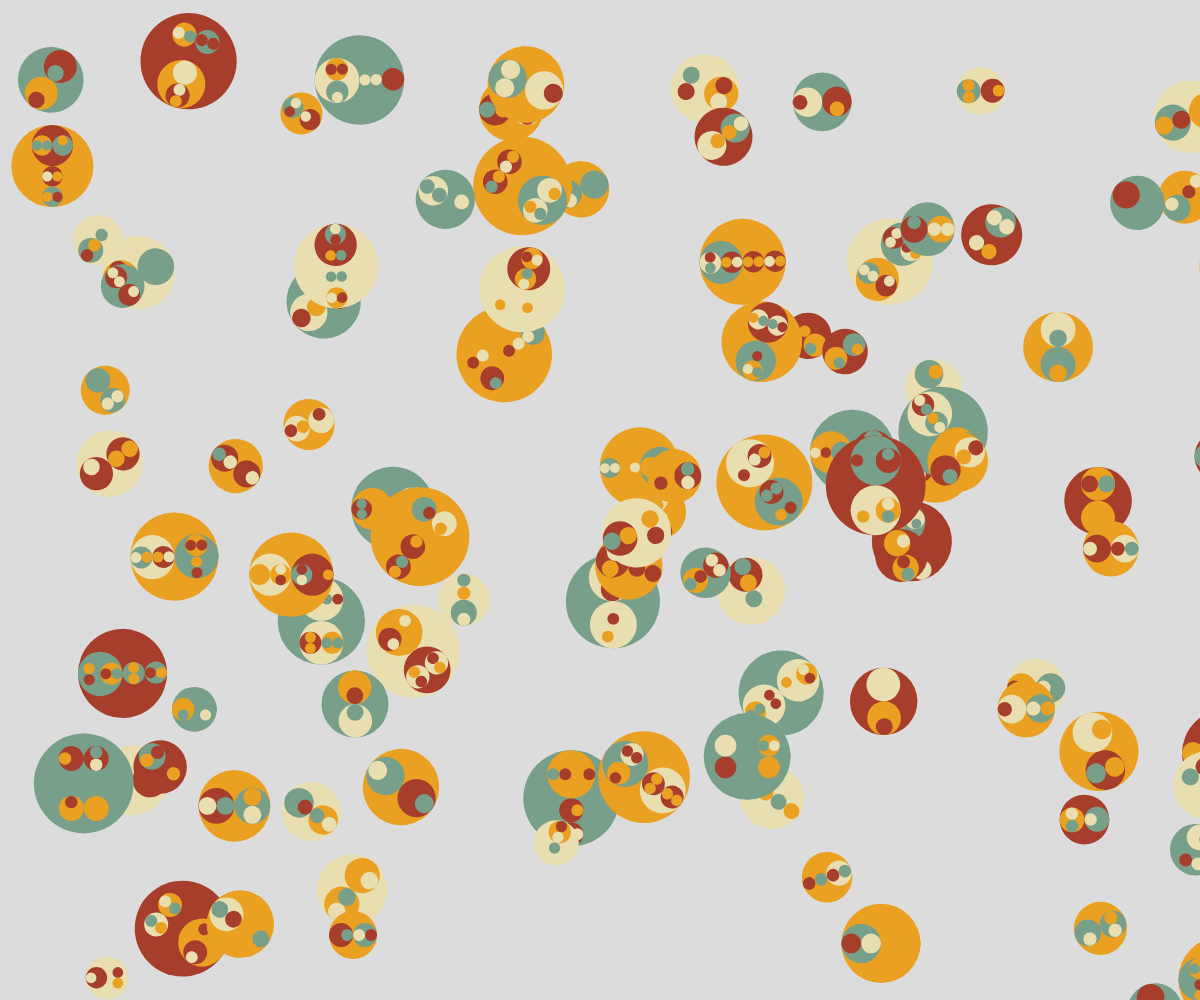
Frame 1 (no input)
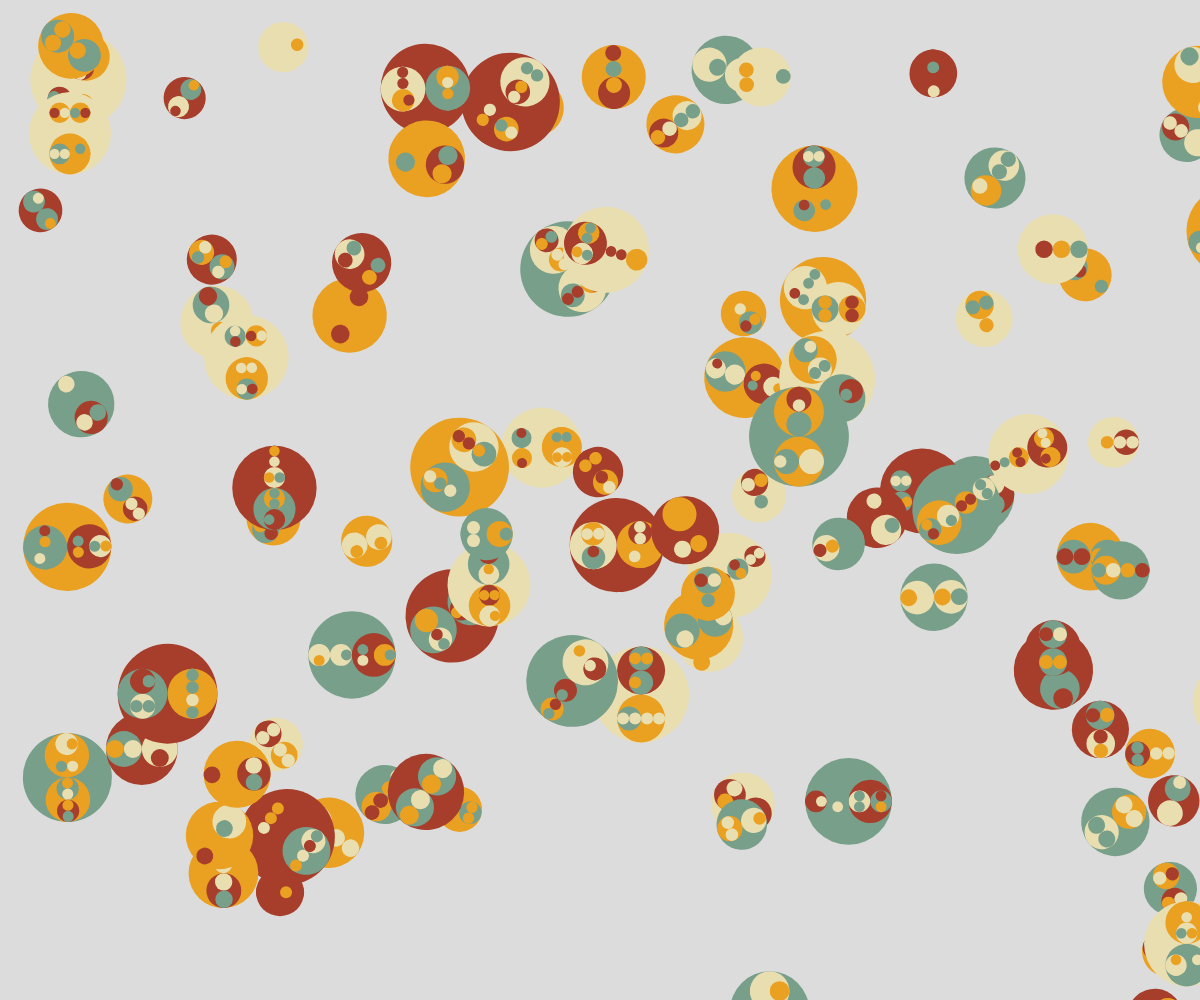
Frame 60 (no input)
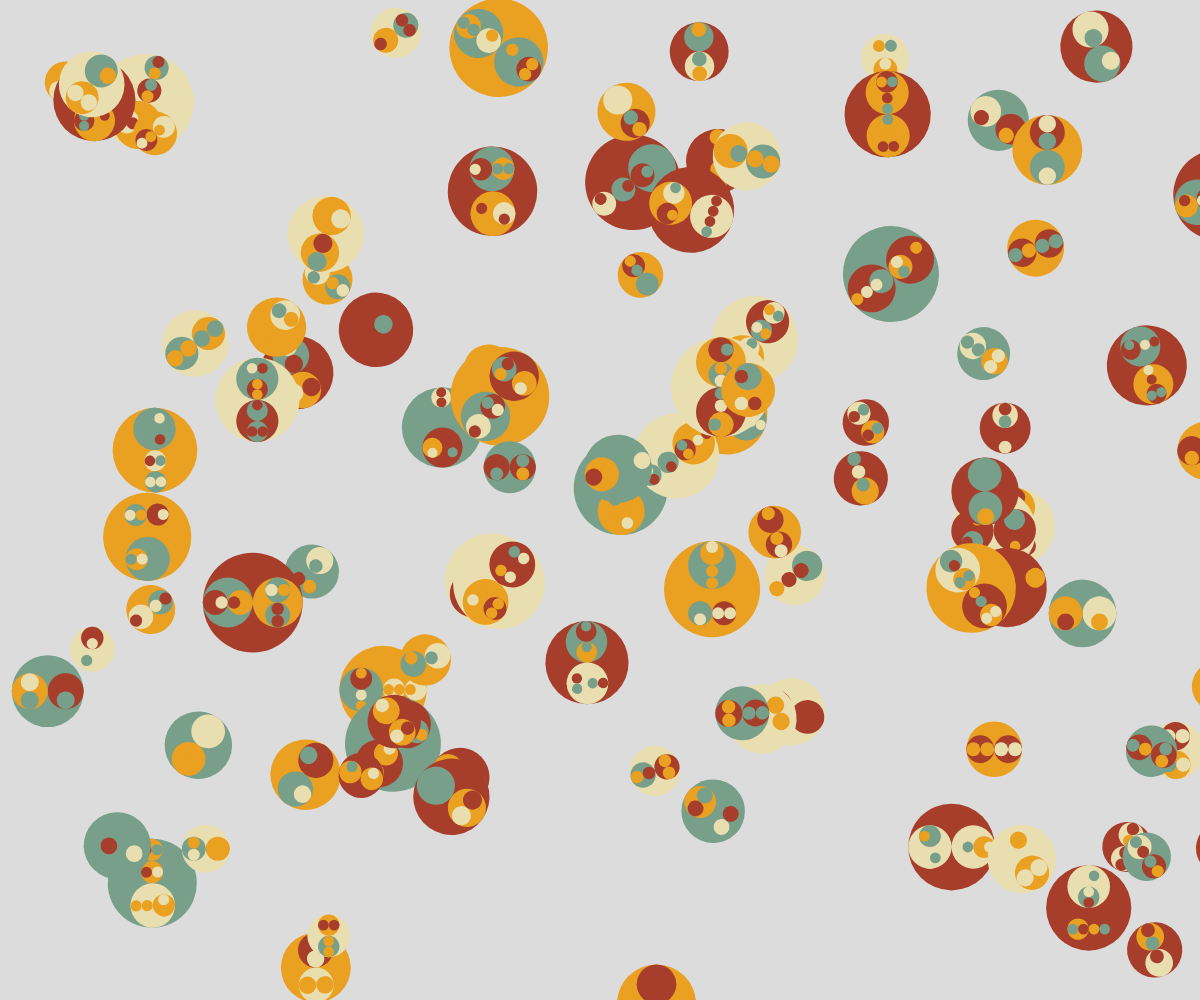
Frame 120 (the mouse pressed at the canvas centre since frame 60)

The p5.js sketch that drew these frames (run headless with seeded random() and noise() and a simulated clock; from frame 60 on, the mouse is pressed at the canvas centre):

// p5.js sketch
// ── sketch.js
let c = ["#A73E2B", "#EAA020", "#E9DEB0", "#789F8A"];


var colors = "8e9aaf-cbc0d3-efd3d7-feeafa-dee2ff".split("-").map(a=>"#"+a)
var line_colors = "064789-427aa1-ebf2fa-679436-a5be00".split("-").map(a=>"#"+a)
//宣告一個球的物件，為一個陣列，陣列內可以放很多球的資訊
var balls = [] //所有球的資料內容
var ball
class ball_class{ //宣告一個ball_class物件
  constructor(args){ //描述物件的初始值,只有設定物件的資料內容
    this.p = args.p || {x:width/2,y:height/2} //球的位置
    this.r = args.r || random(50,120) //球的大小
    this.color = args.color || random(colors) //球的顏色，color函數為顏色設定值
    this.v = args.v || {x:random(-2,2),y:random(-2,2)} //球的移動速度
    this.line_colors = args.line_colors || random(line_colors)// 圓的框線顏色
    this.a=args.a || {x:0,y:random(0.7,1.2)}
    this.mode = random(["happy","bad"])
    this.cellW = args.cellW || random(50,120)
    this.cellH = args.cellH || random(50,120)
    this.rotate_num = int(random(6)) * 360 / 6;
  }
  draw(){ //畫出物件的初始值，只有物件的資料內容
    push();
      translate(this.p.x + this.cellW / 2, this.p.y + this.cellH / 2);
      rotate(this.rotate_num);
      drawCircle(0, 0, this.cellW / 1.2);
      pop();
  }
  update(){ //物件更新後移動的程式碼
    // if(this.mode=="happy"){

      this.p.x = this.p.x + this.v.x //x軸
      this.p.y = this.p.y + this.v.y //y軸
      
      //this.p.x = this.p.x + this.v.x //x軸
      //this.p.y = this.p.y + this.v.y //y軸
      //this.v.y = this.v.y + this.a.y 
      //a值為正，this.v.y碰到他時，會變成負值，如果兩數相加，thiss.v.y就會慢慢變
      // this.v.x = this.v.x * 0.99
      //this.v.y = this.v.y * 0.99
      if(this.p.x<0){
        this.v.x=-this.v.x
      }
      if(this.p.x>width){
        this.v.x=-this.v.x
      }
      if(this.p.y<0){
        this.v.y=-this.v.y
      }
      if(this.p.y>height){
        this.v.y=-this.v.y
      }
    }
  }


function setup() {
  createCanvas(windowWidth, windowHeight);
  noStroke()
  for(i=0;i<100;i=i+1){ //產生多個球資料
    ball = new ball_class({
    v:{x:random(-2,2),y:random(-2,2)},
    p:{x:random(0,width),y:random(0,height)},
    a:{x:0,y:0}
    })
    balls.push(ball)
  }
}

function draw() {
  background(220);
  for(j=0;j<balls.length;j=j+1){
    ball = balls[j]
    ball.draw()
    ball.update()
  }
}
function drawCircle(x, y, d) {
  noStroke();
  fill(random(c));
  circle(x, y, d);

  if (random(100) < 50) {
    if (d > 20) {
      let newd = d / 2;
      drawCircle(x, y + newd / 2, newd);
      drawCircle(x, y - newd / 2, newd);
    }
  } else {

    if (d > 20) {
      let newd = d / 2;
      drawCircle(x + newd / 2, y, newd);
      drawCircle(x - newd / 2, y, newd);
    }
  }
}
